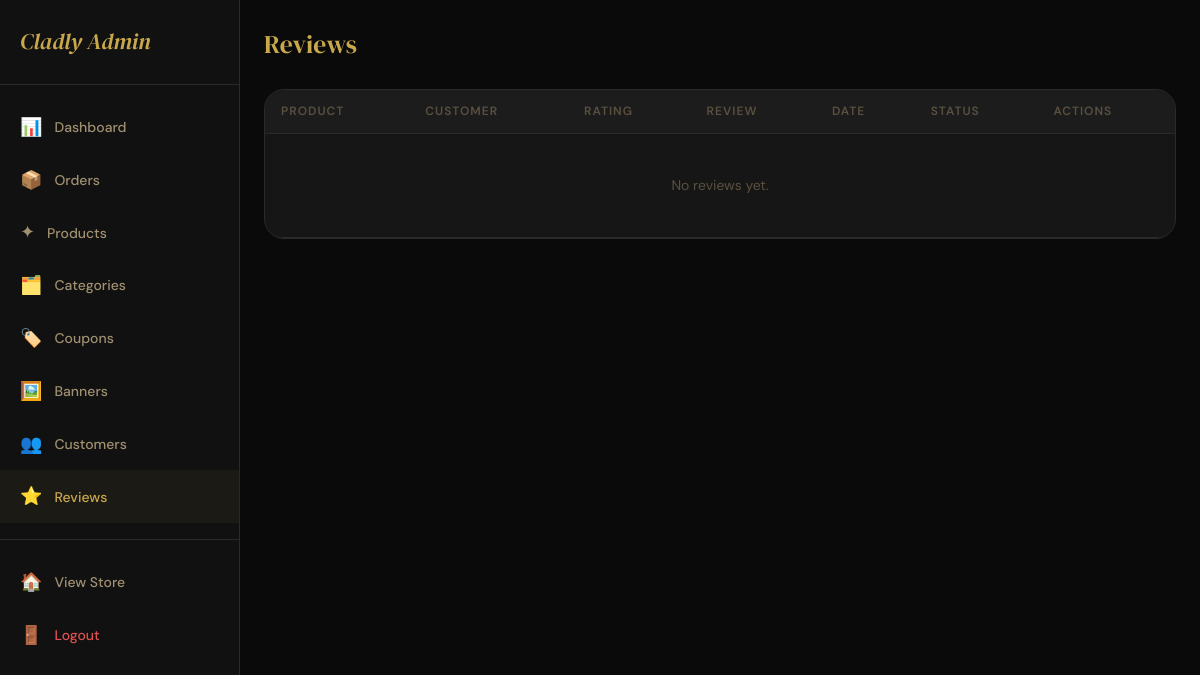
The app's page /admin-panel/reviews/ (signed in), older data.
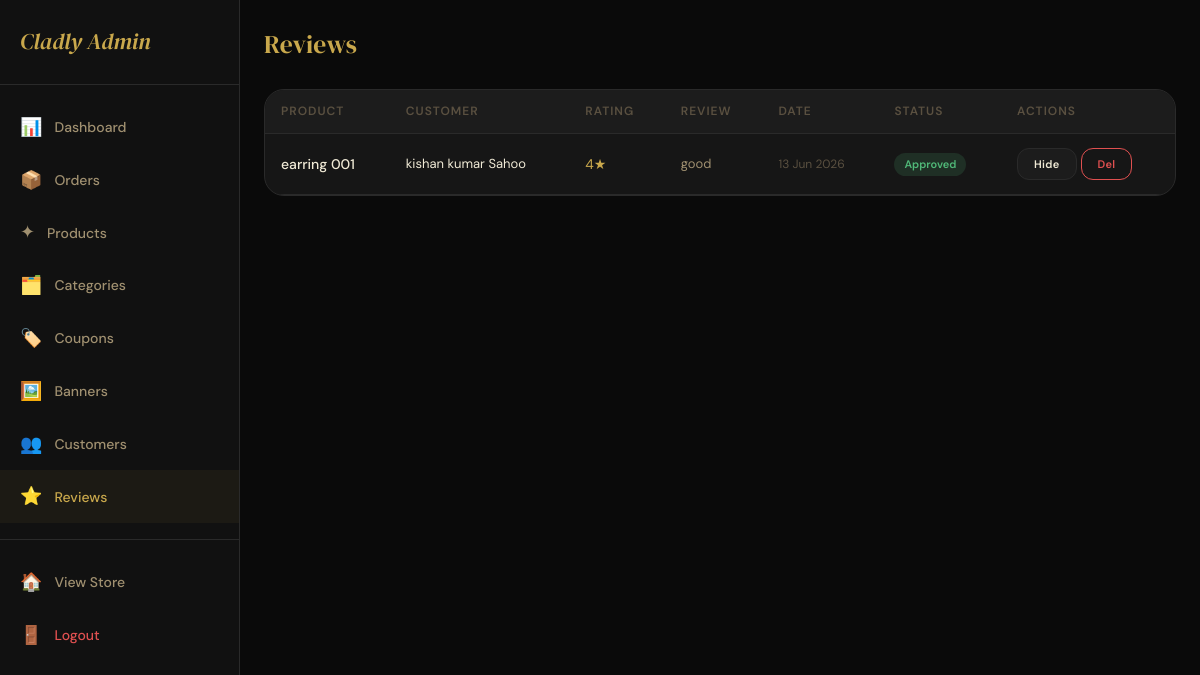
The same page, newer data.
### store/models.py (models this page shows, shortened)
class Review(models.Model):
    product = models.ForeignKey(Product, on_delete=models.CASCADE, related_name='reviews')
    user = models.ForeignKey(User, on_delete=models.CASCADE)
    order_item = models.ForeignKey(OrderItem, on_delete=models.SET_NULL, null=True, blank=True)
    rating = models.IntegerField(validators=[MinValueValidator(1), MaxValueValidator(5)])
    title = models.CharField(max_length=200, blank=True)
    content = models.TextField()
    image = models.ImageField(upload_to='reviews/', null=True, blank=True)
    is_approved = models.BooleanField(default=True)
    created_at = models.DateTimeField(auto_now_add=True)
    class Meta:
        unique_together = ['product', 'user']
        ordering = ['-created_at']

class Product(models.Model):
    STOCK_STATUS = [
        ('in_stock', 'In Stock'),
        ('low_stock', 'Low Stock'),
        ('out_of_stock', 'Out of Stock'),
    ]
    name = models.CharField(max_length=200)
    slug = models.SlugField(unique=True)
    category = models.ForeignKey(Category, on_delete=models.SET_NULL, null=True, related_name='products')
    description = models.TextField()
    material = models.CharField(max_length=200, blank=True)
    color = models.CharField(max_length=100, blank=True)
    original_price = models.DecimalField(max_digits=10, decimal_places=2)
    selling_price = models.DecimalField(max_digits=10, decimal_places=2)
    local_market_price = models.DecimalField(max_digits=10, decimal_places=2, null=True, blank=True, help_text='local market Price')
    styling_tips = models.TextField(blank=True, null=True, help_text='Styling tips shown to customers on product page')
    stock_quantity = models.IntegerField(default=0)
    stock_status = models.CharField(max_length=20, choices=STOCK_STATUS, default='in_stock')
    is_active = models.BooleanField(default=True)
    is_new_arrival = models.BooleanField(default=False)
    is_best_seller = models.BooleanField(default=False)
    is_featured = models.BooleanField(default=False)
    delivery_days = models.IntegerField(default=1, help_text='Estimated delivery in days')
    tags = models.CharField(max_length=500, blank=True, help_text='Comma-separated tags')
    created_at = models.DateTimeField(auto_now_add=True)
    updated_at = models.DateTimeField(auto_now=True)
    class Meta:
        ordering = ['-created_at']

class User(AbstractBaseUser, PermissionsMixin):
    full_name = models.CharField(max_length=150)
    email = models.EmailField(unique=True)
    mobile = models.CharField(max_length=15, unique=True, null=True, blank=True)
    is_active = models.BooleanField(default=True)
    is_staff = models.BooleanField(default=False)
    date_joined = models.DateTimeField(default=timezone.now)
    profile_image = models.ImageField(upload_to='profiles/', null=True, blank=True)
    referral_code = models.CharField(max_length=20, unique=True, blank=True)
    referred_by = models.ForeignKey('self', null=True, blank=True, on_delete=models.SET_NULL, related_name='referrals')
    referral_credits = models.DecimalField(max_digits=10, decimal_places=2, default=0)
    USERNAME_FIELD = 'email'
    REQUIRED_FIELDS = ['full_name']
    objects = UserManager()

### store/views.py (the view, shortened to what this page needs)
# urls.py: path('admin-panel/reviews/', views.admin_reviews, name='admin_reviews'),
@user_passes_test(is_admin, login_url='/login/')
def admin_reviews(request):
    reviews = Review.objects.all().select_related('product', 'user')
    return render(request, 'store/admin/reviews.html', {'reviews': reviews})

### store/context_processors.py (called while the page is built)
def cart_wishlist_count(request):
    cart_count = 0
    wishlist_count = 0
    notif_count = 0
    if request.user.is_authenticated:
        cart_count = Cart.objects.filter(user=request.user).count()
        wishlist_count = Wishlist.objects.filter(user=request.user).count()
        notif_count = Notification.objects.filter(user=request.user, is_read=False).count()
    else:
        session_key = request.session.session_key
        if session_key:
            cart_count = Cart.objects.filter(session_key=session_key).count()
    return {
        'cart_count': cart_count,
        'wishlist_count': wishlist_count,
        'notif_count': notif_count,
    }

def categories_list(request):
    categories = Category.objects.filter(is_active=True).order_by('order', 'name')
    return {'nav_categories': categories}

### store/views.py (called while the page is built)
def is_admin(user):
    return user.is_authenticated and user.is_staff

### store/templates/store/admin/reviews.html (shortened to what this page needs)
{% extends 'store/admin/base_admin.html' %}
{% block admin_content %}
<div class="admin-header">
  <div class="admin-page-title">Reviews</div>
</div>
<div class="table-wrap">
  <table class="data-table">
    <thead><tr><th>Product</th><th>Customer</th><th>Rating</th><th>Review</th><th>Date</th><th>Status</th><th>Actions</th></tr></thead>
    <tbody>
      {% for review in reviews %}
        <tr>
          <td style="font-weight:500;max-width:160px;">{{ review.product.name|truncatechars:30 }}</td>
          <td style="font-size:13px;">{{ review.user.full_name }}</td>
          <td style="color:var(--gold);">{{ review.rating }}★</td>
          <td style="max-width:240px;font-size:13px;color:var(--text-secondary);">{{ review.content|truncatechars:80 }}</td>
          <td style="font-size:12px;color:var(--text-muted);">{{ review.created_at|date:"d M Y" }}</td>
          <td>
            {% if review.is_approved %}
              <span class="status-badge status-delivered">Approved</span>
            {% else %}
              <span class="status-badge status-cancelled">Hidden</span>
            {% endif %}
          </td>
          <td>
            <form method="post" style="display:flex;gap:4px;">
              {% if review.is_approved %}
                <button name="action" value="reject" class="btn btn-sm btn-dark" style="font-size:11px;">Hide</button>
              {% else %}
                <button name="action" value="approve" class="btn btn-sm" style="font-size:11px;background:rgba(80,184,120,0.15);color:var(--success);border:1px solid rgba(80,184,120,0.3);">Show</button>
              {% endif %}
              <button name="action" value="delete" class="btn btn-sm" style="font-size:11px;color:var(--error);background:none;border:1px solid var(--error);" onclick="return confirm('Delete review?')">Del</button>
            </form>
          </td>
        </tr>
      {% empty %}
        <tr><td colspan="7" style="text-align:center;padding:40px;color:var(--text-muted);">No reviews yet.</td></tr>
      {% endfor %}
    </tbody>
  </table>
</div>
{% endblock %}

Row changes from the older to the newer data that the page shows:
added Review: product.name "earring 001", user.full_name "kishan kumar Sahoo", rating "4", content "good", created_at "13 Jun 2026", is_approved "Approved"
Text that changed along with them:
text no longer shown: "No reviews yet."
